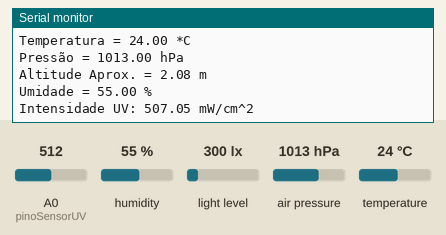
This sketch was run on a simulated ESP8266 (NodeMCU). Parts: the last lines printed to the serial monitor. The test bench sets the inputs (shaded band); at power-on: A0 (pinoSensorUV) = 512, humidity 55 %, light level 300 lx, air pressure 1013 hPa, temperature 24 °C. Storage starts empty.

Above: at 8.7 s.
8.8 s: A0 (pinoSensorUV) set to 108
At 10.2 s:
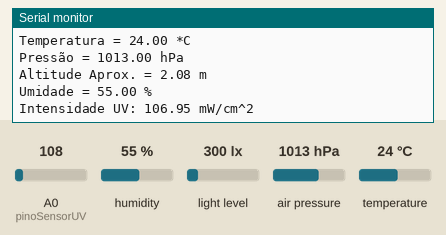
10.3 s: A0 (pinoSensorUV) set to 92
At 11.8 s:
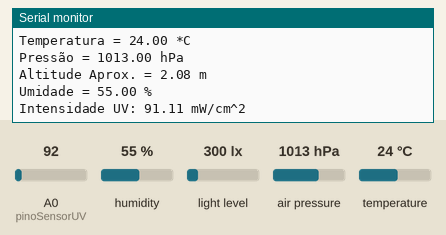
Timing chart, 0 to 12.8 s (numbered marks = the images above; inputs shaded):
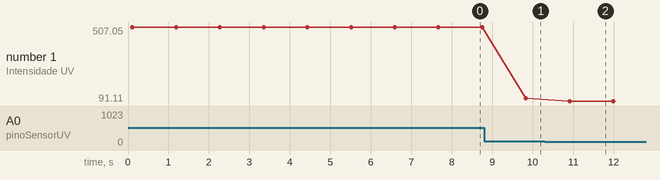

Measured:
- after the input at 8.8 s, the serial monitor: prints a new line after 1.0 s (image 1)
- after the input at 10.3 s, the serial monitor: prints a new line after 0.61 s (image 2)
- plotted number 1: 507.05 → 106.95 after the input at 8.8 s, 106.95 → 91.11 after the input at 10.3 s

The sketch:

sketch_mar5a.ino
```cpp
#include <Wire.h>
#include <BH1750.h>
#include <Adafruit_Sensor.h>
#include <Adafruit_BME280.h>
#include <SPI.h>
#include <SD.h>

BH1750 medidorDeLuz;
Adafruit_BME280 bme; // I2C

#define PRESSAO_NIVEL_DO_MAR_HPA (1013.25)
const int pinoSensorUV = A0;
const int chipSelect = D8;

void setup() {
  Serial.begin(9600);
  Wire.begin();
  medidorDeLuz.begin();

  if (!bme.begin(0x76)) {
    Serial.println("Não foi possível encontrar um sensor BME280 válido, verifique a fiação!");
    while (1);
  }

  if (!SD.begin(chipSelect)) {
    Serial.println("Falha ao inicializar o cartão SD.");
    return;
  }
  Serial.println("Cartão SD inicializado com sucesso.");
}

void loop() {
  float lux = medidorDeLuz.readLightLevel();
  Serial.print("Luz: ");
  Serial.print(lux);
  Serial.println(" lx");

  Serial.print("Temperatura = ");
  Serial.print(bme.readTemperature());
  Serial.println(" *C");

  Serial.print("Pressão = ");
  Serial.print(bme.readPressure() / 100.0F);
  Serial.println(" hPa");

  Serial.print("Altitude Aprox. = ");
  Serial.print(bme.readAltitude(PRESSAO_NIVEL_DO_MAR_HPA));
  Serial.println(" m");

  Serial.print("Umidade = ");
  Serial.print(bme.readHumidity());
  Serial.println(" %");

  int valorSensor = analogRead(pinoSensorUV);
  float voltagem = valorSensor * (3.3 / 1023.0);
  float intensidadeUV = voltagem * 307.0;

  Serial.print("Intensidade UV: ");
  Serial.print(intensidadeUV);
  Serial.println(" mW/cm^2");

  delay(1000);

  // Se tudo estiver ok, escrevemos os dados a serem armazenados em uma String
}
```
